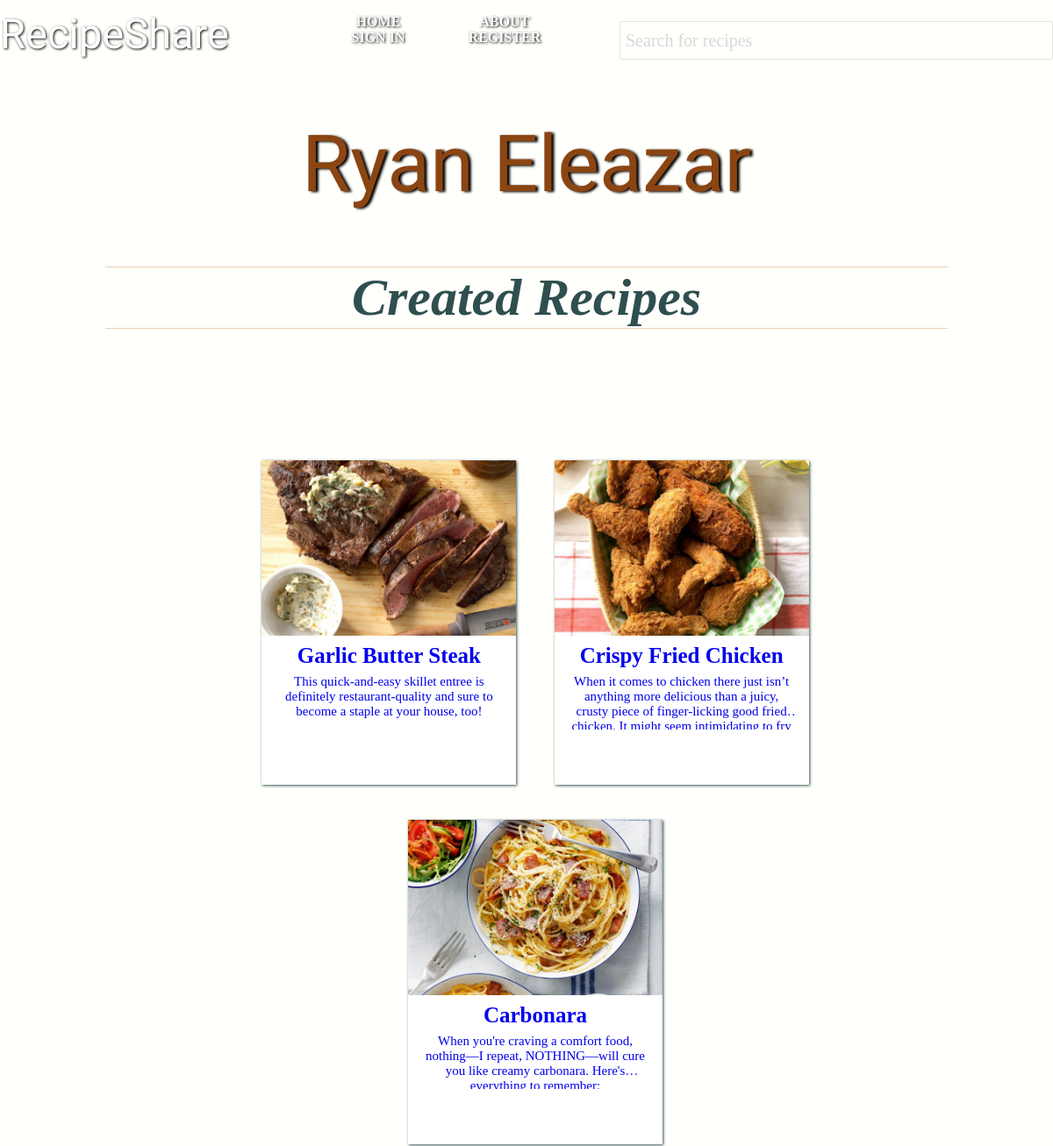
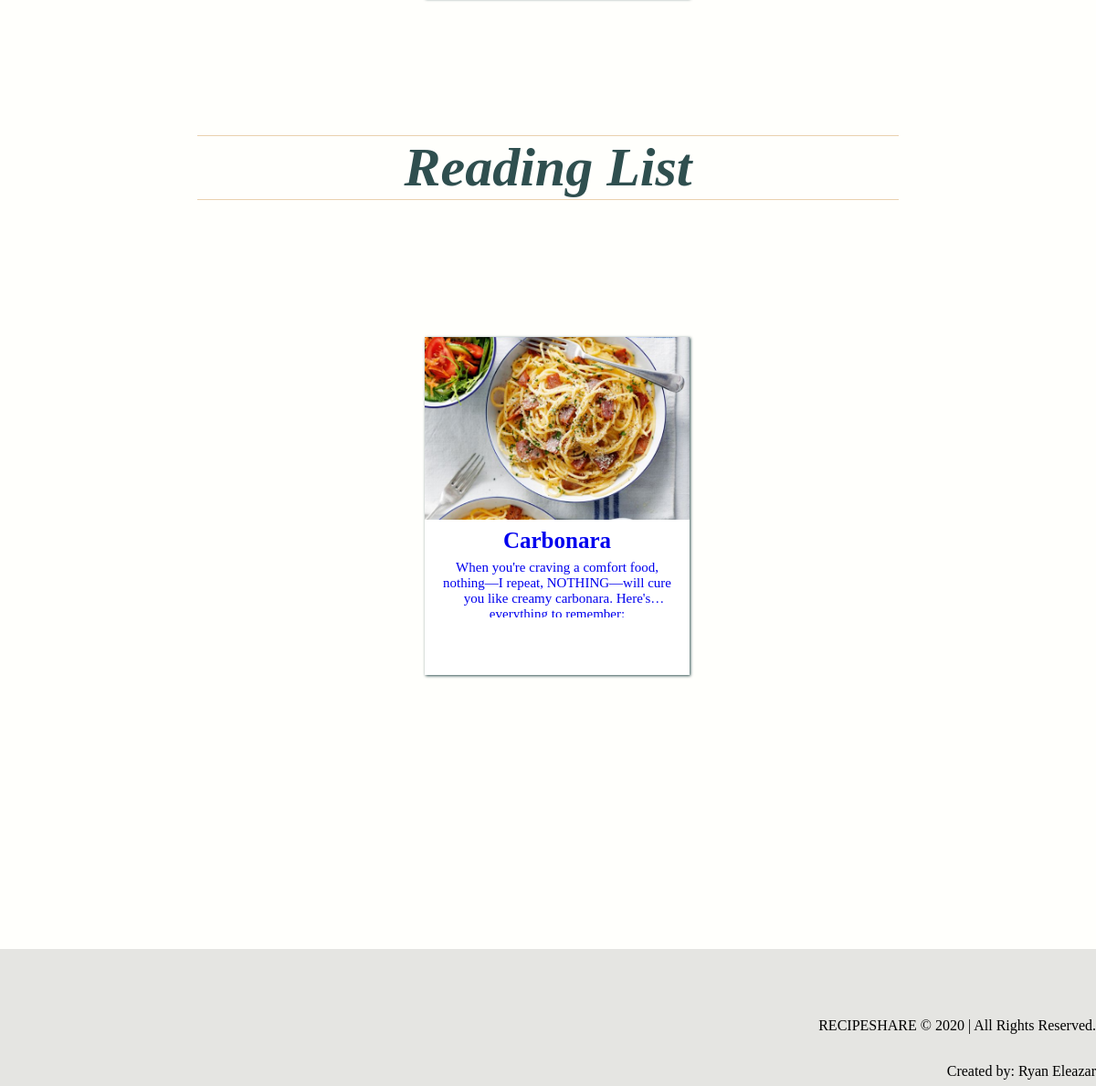
The page /profile/ryanulysses on the database its author committed (2 pictures, top to bottom).
### tables this page shows
CREATE TABLE user(id INTEGER  PRIMARY KEY, username VARCHAR(100) NOT NULL, password VARCHAR(100) NOT NULL, email VARCHAR(100) NOT NULL, firstname VARCHAR(100) NOT NULL, lastname VARCHAR(100) NOT NULL );

CREATE TABLE recipe(id INTEGER  PRIMARY KEY, dishname VARCHAR(100) NOT NULL, description TEXT NOT NULL, ingredients TEXT NOT NULL, directions TEXT NOT NULL, imagename VARCHAR(100) NOT NULL, author VARCHAR(100) NOT NULL, datetoday VARCHAR(100) NOT NULL);

### application.py (the view)
@app.route('/profile/<username>')
def profile(username):
    with sqlite3.connect('database.db') as conn:
        user = username
        currecipe = conn.cursor()
        currecipe.execute("SELECT * FROM recipe WHERE author = ?", [user])
        UsersRecipe = currecipe.fetchall()
        curuser = conn.cursor()
        curuser.execute("SELECT firstname,lastname FROM user WHERE username = ?",[user])
        UsersName = curuser.fetchall()
        curlist = conn.cursor()
        curlist.execute(
            "SELECT recipe.id, recipe.dishname, recipe.description, recipe.ingredients, recipe.directions, recipe.imagename, recipe.author FROM recipe INNER JOIN readinglist ON recipe.dishname = readinglist.dishname WHERE user = ?", [user])
        UsersReadingList = curlist.fetchall()
        return render_template('profile.html', UsersRecipe=UsersRecipe, UsersReadingList=UsersReadingList, username=user, UsersName = UsersName)

### templates/profile.html
{% extends "layout.html" %}
{% block content %}
<br>
<br>
<br>
<br>
<section id = 'profilebox'>
	<div class = 'headername'>
		{% for name in UsersName %}
			<h2>{{name[0]}} {{name[1]}}</h2>
		{% endfor %}
	</div>
		<section>
			<h1>Created Recipes</h1>
			<div id = 'profilerecipecontainer'>
					<div class = 'row searchcontainer'>
						{% for n in UsersRecipe %}
							<div class = 'column'>
								<a href = "{{ url_for('article', id = n[0], dishname = n[1])}}">
								<img src="{{ url_for('static' , filename = 'images/recipeimages/' + n[5])}}" height = 200px height = 220px>
								<h3> {{n[1]}}</h3>
								<div class = 'descriptionbox'>
									<p>{{n[2]}}</p>
								</div>
								</a>
								<br>
							</div>
						{% endfor %}
				</div>
			</div>
			<div class = 'container'>
				<h1>Reading List</h1>
			</div>
			<div id ='profilerecipecontainer'>
				<div class = 'row searchcontainer'>
					{% for n in UsersReadingList %}
						<div class = 'column'>
								<a href = "{{ url_for('article', id = n[0], dishname = n[1])}}">
								<img src="{{ url_for('static' , filename = 'images/recipeimages/' + n[5])}}" height = 200px height = 220px>
								<h3> {{n[1]}}</h3>
								<div class = 'descriptionbox'>
									<p>{{n[2]}}</p>
								</div>
								</a>
								<br>
							</div>
					{% endfor %}
				</div>
			</div>
		</section>
</section>
{% endblock %}

### templates/layout.html (shortened to what this page needs)
 <!DOCTYPE html>
<html lang="en">
	<head>
		<link rel="stylesheet" type="text/css" href = "{{ url_for('static', filename ='style.css')}}">
	</head>
		<body>
			<div id = 'fullbodycontainer'>
				<div class = 'main'>
					<header class = 'loginnav'>
							<nav>
								{% if not session['username'] %}
										<a href = {{ url_for("home")}}><h2>RecipeShare</h2></a>
						        {% else %}
						        		<a href = {{ url_for("home", username = session['username'])}}><h2>RecipeShare</h2></a>
								{% endif %}
								<div class = 'searchbar'>
									<form method = "POST" action = "search">
										<input type="text" name="recipesearch" placeholder="Search for recipes">
									</form>
								</div>
								<ul>
									{% if not session['username'] %}
											<li><a href = {{ url_for("home")}}>Home</a></li>
											<li><a href = {{ url_for("about")}}>About</a></li>
											<li><a href = {{ url_for("login")}}>Sign in</a></li>
											<li><a  href = {{ url_for("register")}}>Register</a></li>
									{% endif %}
								</ul>
							</nav>
					</header>
					{% block content %}{% endblock %}
				</div>
			</div>
				<footer>
							<p>RECIPESHARE &copy 2020 | All Rights Reserved.</p>
							<p>Created by: Ryan Eleazar</p>
				</footer>
		</body>
</html>

### static/style.css (style rules this page uses)
html { padding: 0; margin: 0; width: 100%; height: 100%; min-height: 100vh; }
body { background-color: #FFFFFC; color: #2F4F4F; width: 100%; height: 100%; margin: 0; padding: 0; overflow: auto; font-size:100%; }
footer { width: 100%; clear: both; height: 150px; background-color:#F5F5DC; font-size: 8px; margin: auto; background: rgba(0,0,0,0.1); text-align: center; }
footer p { font-size: 16px; transform: translateY(330%); color: black; float:right; clear: right; }
#fullbodycontainer { min-height: 100%; }
.main { overflow: auto; padding-bottom: 150px; }
.container { width: 80%; margin: 0 auto; overflow: hidden; padding: 0; }
.container::placeholder { color:#2F4F4F; font-family: 'Palatino Linotype', 'Book Antiqua', Palatino, serif; }
a { text-decoration: none; }
img { max-width: 100%; max-height: 100%; }
.row { padding: 0 ; position: relative; margin: 0; padding: 20px 0; display:inline-block; opacity: 0; transform: translateY(22px); transition: 1.6s all ease-in-out; }
.column { overflow: visible; width: 290px; height: 370px; background-color: #FFFF; box-shadow: 1px 1px 3px; text-align: center; padding: 0; margin: 20px; display: inline-block; position: relative; transition: transform.2s; }
.column h3 { font-size: 25px; margin-top: 5px; margin-bottom: 0; font-family: 'Palatino Linotype', 'Book Antiqua', Palatino, serif; }
.column p { font-size: 15px; font-family: 'Palatino Linotype', 'Book Antiqua', Palatino, serif; margin-top: 7px; }
.column img { max-height: 100%; width: 100%; object-fit: cover; }
.descriptionbox { height: 70px; width: 90%; margin: 0 auto; padding: 0; position: flex; overflow: hidden; display: -webkit-box; -webkit-line-clamp: 3; -webkit-box-orient: vertical; text-align: center; }
.searchcontainer { opacity: 1; transform: translateY(0px); }
header { height: auto; margin: auto; padding: none; width:100%; z-index: 14; }
.loginnav { background-color: rgba(0,0,0,0); font-color: white; width: 100%; position:absolute; height: 9vh; }
nav ul { position: relative; margin: auto; padding: 0; display: block; height: 100%; width: 50%; text-align: center; height: 9vh; }
nav a h2 { float:left; font: 400 130px/0.8 'Great Vibes', Helvetica, sans-serif; color: #FFFF; text-shadow: 1px 1px 3px black; font-size: 47px; margin-top: auto; padding-top: 20px; position: relative; z-index: 2; }
.searchbar input[type=text] { height: 17px; width: 20%; padding: 5px; margin: 20px auto; font-size: 20px; text-align: center; float:right; clear:right; text-align: left; opacity: 0.2; }
.searchbar ::placeholder { color:#2F4F4F; font-family: 'Palatino Linotype', 'Book Antiqua', Palatino, serif; }
nav ul li { font-family: 'Palatino Linotype', 'Book Antiqua', Palatino, serif; text-transform: uppercase; position: relative; list-style-type: none; display: inline-block; text-align: center; margin: auto 10px; color: #FFFF; width: 20%; transform: translateY(90%); }
nav ul a { font-weight: bold; color: #FFFF; text-shadow: 1px 1px 3px black; font-size: 20px; text-decoration: none; }
#profilebox { width: 80%; margin: 5% auto; position: relative; font-size: 13px; overflow: hidden; min-height: 1000px; height: auto; display: flex; flex-direction: column; text-align: center; }
#profilebox h1 { border-top: 1px solid #ead1ae; border-bottom:1px solid #ead1ae; font-size: 60px; font-weight: bold; font-style: italic; font-family: 'Palatino Linotype', 'Book Antiqua', Palatino, serif; }
.headername { text-align: center; height: auto; z-index: 0; }
.headername h2 { font: 400 130px/0.8 'Great Vibes', Helvetica, sans-serif; text-shadow: 3px 1px 3px black; font-size: 90px; margin: 20px 20px; color: #8B4513; height: auto; z-index: 0; }
#profilerecipecontainer { width: 100%; margin: 0 10px; padding: 50px 0; overflow: auto; justify-content: center; text-align: center; position: relative; align-items: center; overflow-x: auto; overflow-y: hidden; }
@media screen and (max-width: 1380px) { nav ul a { font-size: 16px; } }
@media screen and (max-width: 1380px) { nav h2 { font-size:40px; } }
@media screen and (max-width: 1380px) { .searchbar input[type=text] { height: 30px; width: 40%; margin: 2% auto; } }

### rows shown on the page
user: firstname "Ryan", lastname "Eleazar"
recipe: imagename (picture), dishname "Garlic Butter Steak", description "This quick-and-easy skillet entree is definitely restaurant-quality and sure to become a staple at your house, too!"
recipe: imagename (picture), dishname "Crispy Fried Chicken", description "When it comes to chicken there just isn’t anything more delicious than a juicy, crusty piece of finger-licking good fried chicken. It might seem intimidating to…"
recipe: imagename (picture), dishname "Carbonara", description "When you're craving a comfort food, nothing—I repeat, NOTHING—will cure you like creamy carbonara. Here's everything to remember:"
